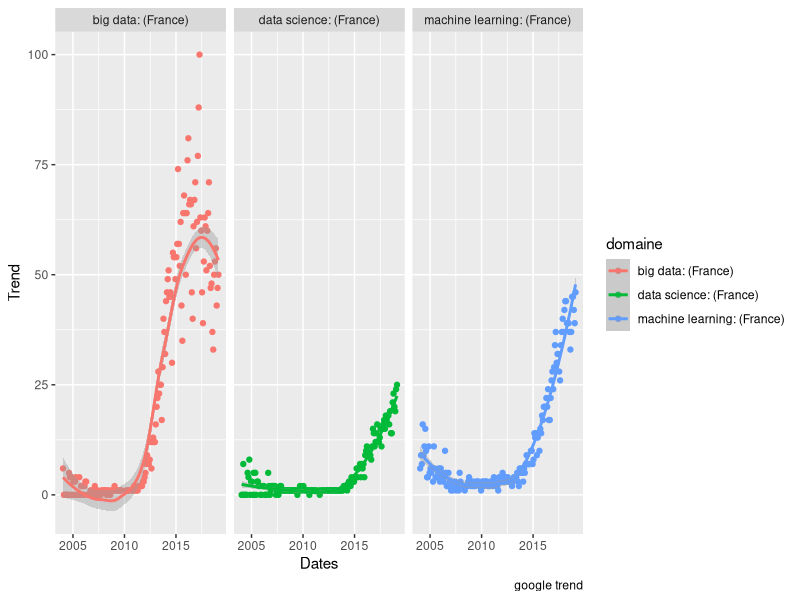

Recreate this plot in R.
## ---- chunk 1
knitr::opts_chunk$set(echo = TRUE)
## ---- chunk 2
library(ggplot2)
library(dplyr)
library(tidyr)
library(readr)


# import des données 
data_science <- read_csv("data/datas_cience.csv",skip = 2)


## transformation de la donnée 
data_science = data_science %>% group_by(Mois)%>% 
  gather(`data science: (France)`,`big data: (France)`,
         `machine learning: (France)`,value = "trend",key ="domaine" )

head(data_science)

### Visualisation
ggplot(data=data_science,aes(x=as.Date(paste0(Mois,"-15")),y=as.numeric(trend),color=domaine,group=domaine))+
geom_point() + labs(x="Dates",y="Trend",tiltle="Tendance des recherches sur google depuis 2004",caption = "google trend")+ 
geom_smooth()+ facet_wrap(~domaine)


